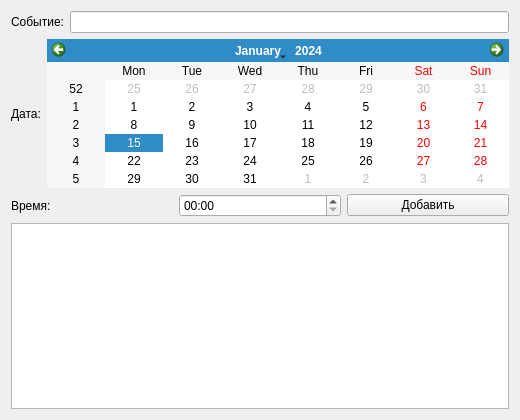
<?xml version="1.0" encoding="UTF-8"?>
<ui version="4.0">
 <class>DiaryWindow</class>
 <widget class="QWidget" name="DiaryWindow">
  <property name="geometry"><rect><x>0</x><y>0</y><width>520</width><height>420</height></rect></property>
  <property name="windowTitle"><string>Ежедневник</string></property>
  <layout class="QVBoxLayout">
   <item>
    <layout class="QHBoxLayout">
     <item><widget class="QLabel"><property name="text"><string>Событие:</string></property></widget></item>
     <item><widget class="QLineEdit" name="editEvent"/></item>
    </layout>
   </item>
   <item>
    <layout class="QHBoxLayout">
     <item><widget class="QLabel"><property name="text"><string>Дата:</string></property></widget></item>
     <item><widget class="QCalendarWidget" name="calendar"/></item>
    </layout>
   </item>
   <item>
    <layout class="QHBoxLayout">
     <item><widget class="QLabel"><property name="text"><string>Время:</string></property></widget></item>
     <item><widget class="QTimeEdit" name="timeEdit">
       <property name="displayFormat"><string>HH:mm</string></property>
     </widget></item>
     <item><widget class="QPushButton" name="btnAdd"><property name="text"><string>Добавить</string></property></widget></item>
    </layout>
   </item>
   <item>
    <widget class="QListWidget" name="listWidget"/>
   </item>
  </layout>
 </widget>
 <resources/>
 <connections/>
</ui>
